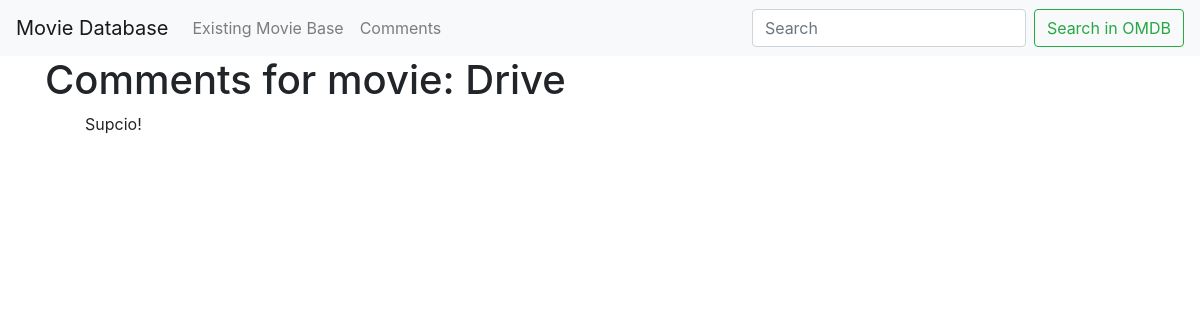
Before: /comments/13/ with the older database file.
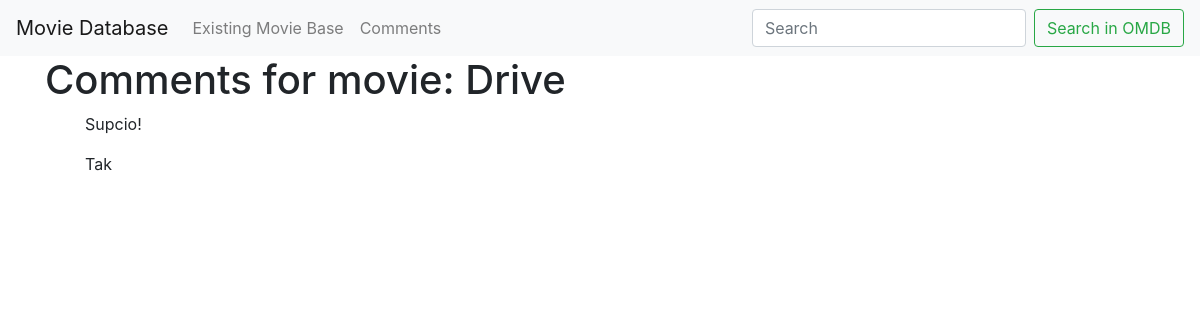
After: the same page with the newer database file.
### movieapp/models.py (models this page shows, shortened)
class Comment(models.Model):
	body = models.TextField(max_length=200)
	movie = models.ForeignKey(Movie, related_name='comments', on_delete=models.CASCADE, null=True, blank=True)

### movieapp/views.py (the view)
# urls.py: path('comments/<int:pk>/', views.comments_by_movie_id, name='comment_list_by_id'),
def comments_by_movie_id(request, pk):
	movie=get_object_or_404(Movie, pk = pk)
	comment_list = Comment.objects.filter(movie=movie).all()
	return render(request, 'comment_list_by_id.html', {'comment_list': comment_list, 'movie': movie})

### movieapp/models.py (called while the page is built)
	def __str__(self):
		return self.title

### movieapp/templates/comment_list_by_id.html
{% extends "base.html" %}
{% block content %}
	<div class="container">
    <h1>Comments for movie: {{ movie }}</h1>
    {% if comment_list %}
    <ul>
      {% for comment in comment_list %}
        <p>{{ comment.body }}</p>
      {% endfor %}
    </ul>
    {% else %}
      <p>There are no comments for this movie yet.</p>
    {% endif %}
</div>
{% endblock %}

Changed rows visible on the page:
added Comment: body "Tak"
